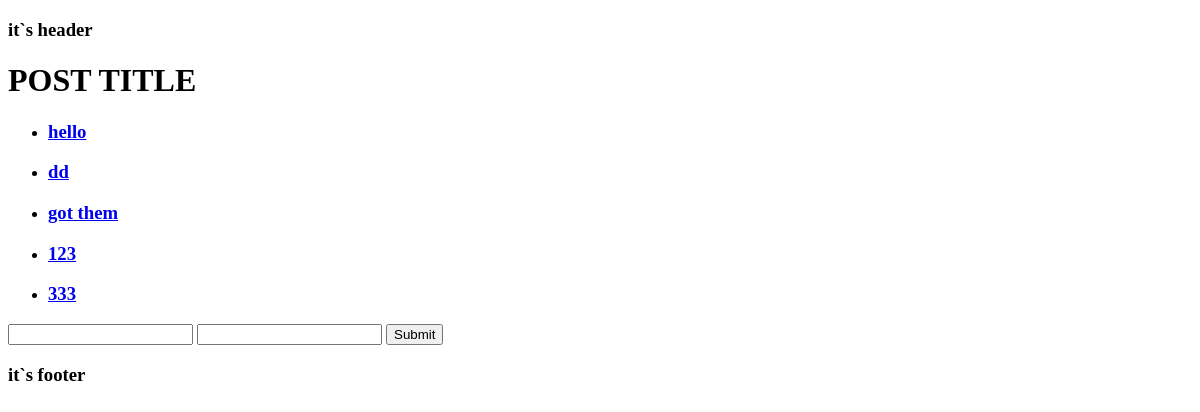
The app's page /posts/, older data.
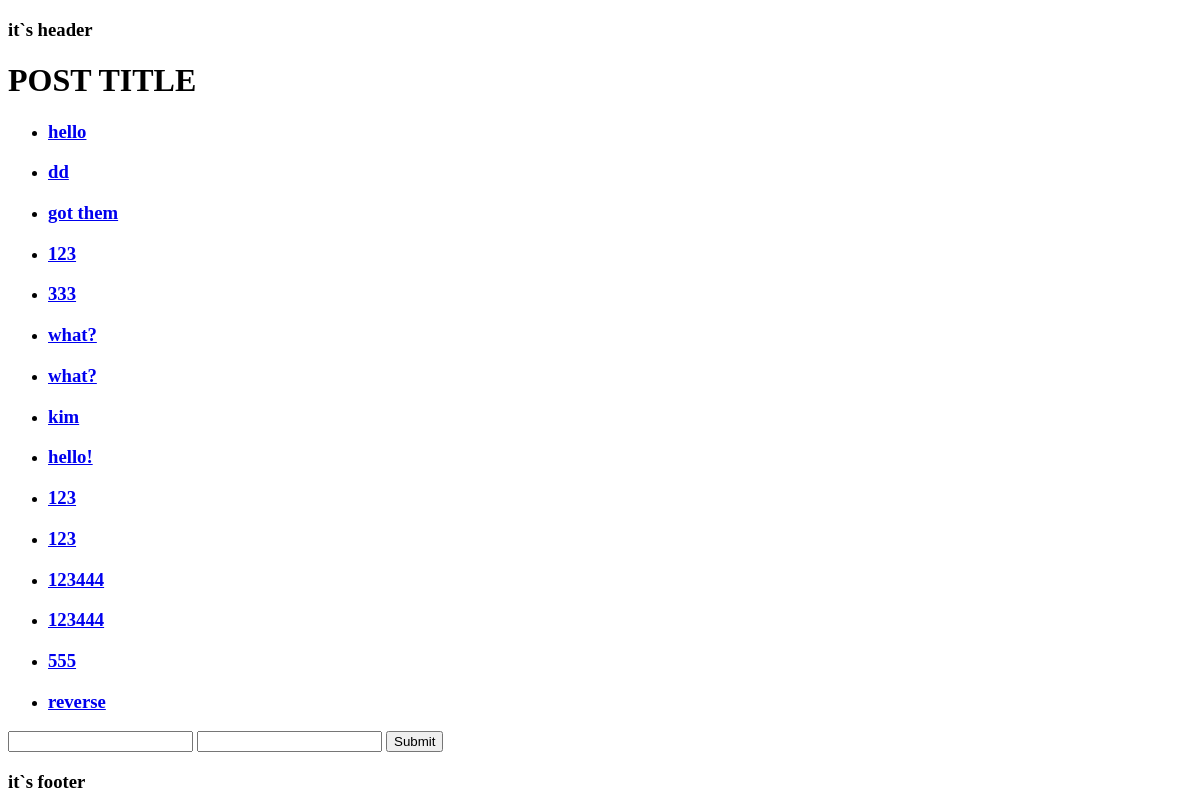
The same page, newer data.
### posts/models/post.py (models this page shows, shortened)
class Post(models.Model):
    title = models.CharField(max_length = 30)
    content = models.TextField()
    create_at = models.DateTimeField(
            auto_now_add = True,
            )
    update_at = models.DateTimeField(
            auto_now = True,
            )
    class META:
        verbose_name = "POST"
        verbose_name_plura= verbose_name
    def get_absolute_url(self):
        return reverse(
                'post-detail',
                kwargs={
                    'pk':self.id
                    },
                )

### posts/views/post_list.py (the view, shortened to what this page needs)
# urls.py: url(r'^posts/$', PostListView.as_view(), name = "post-list"),
class PostListView(PostBaseView, CreateView):
    template_name="posts/post_list.html"
    fields= [
            "title",
            "content",
           ]
    def get_context_data(self, **kwargs):
        kwargs['posts']=Post.objects.all()
        return super(PostListView, self).get_context_data(**kwargs)

### posts/templates/posts/post_list.html (shortened to what this page needs)
{% extends 'base.html' %}
{% block content %}
    <h1> POST TITLE </h1>
    <ul>
    {% for post in posts %}
    <li>
        <a href= "{{ post.get_absolute_url }}">
        <h3> {{post.title}} </h3>
        </a>
    </li>
    {% endfor %}
    </ul>
    <form action="{%url 'post-list'%}" method="POST">
        <input type="text" name="title">
        <input type="textarea" name="content">
        <input type="submit">
    </form>
{% endblock %}

### fastblog/templates/base.html (shortened to what this page needs)
<!DOCTYPE html>
<html lang="ko-KR">
<head>
</head>
<body>
   {% include "partials/header.html" %}
   {%block content %}
   {% endblock %}
   {% include "partials/footer.html" %}
</body>
</html>

### fastblog/templates/partials/header.html
<h3> it`s header </h3>

### fastblog/templates/partials/footer.html
<h3> it`s footer </h3>

Row changes from the older to the newer data that the page shows:
added Post: title "what?"
added Post: title "what?"
added Post: title "kim"
added Post: title "hello!"
added Post: title "123"
added Post: title "123"
added Post: title "123444"
added Post: title "123444"
added Post: title "555"
added Post: title "reverse"
